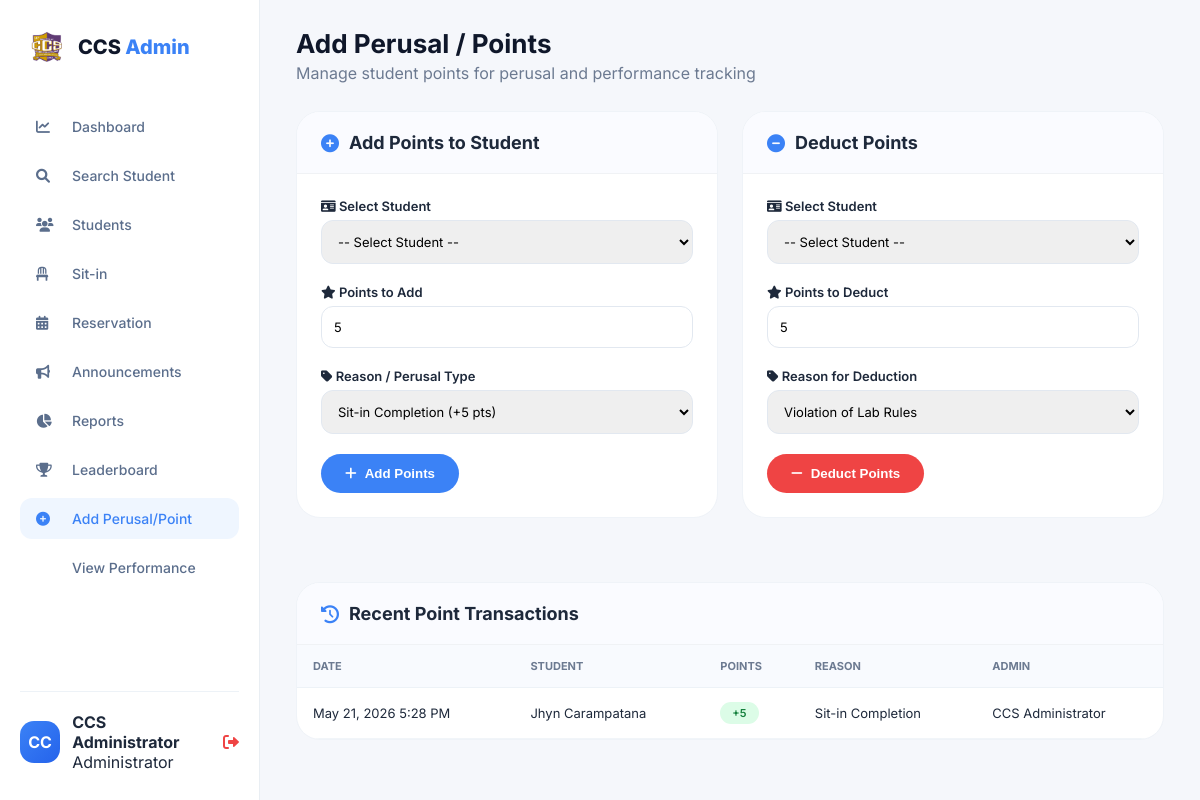
Page /add_points.php (signed in) on the committed database.
### tables this page shows
CREATE TABLE `point_history` (
  `id` int(11) NOT NULL,
  `student_id` varchar(50) NOT NULL,
  `points_added` int(11) NOT NULL,
  `reason` varchar(255) NOT NULL,
  `admin_name` varchar(100) NOT NULL,
  `created_at` timestamp NOT NULL DEFAULT current_timestamp()
);

### add_points.php (the view, shortened to what this page needs)
<?php
$conn = new mysqli("localhost", "root", "", "jhyn");
$admin_name = $_SESSION['admin_name'] ?? 'CCS Administrator';
$admin_initial = strtoupper(substr($admin_name, 0, 2));
$point_history = $conn->query("SELECT ph.*, CONCAT(s.first_name, ' ', s.last_name) as student_name
                                FROM point_history ph
                                LEFT JOIN students s ON ph.student_id = s.id_number
                                ORDER BY ph.created_at DESC LIMIT 20");
?>
<!DOCTYPE html>
<html lang="en">
<head>
    <link rel="stylesheet" href="https://cdnjs.cloudflare.com/ajax/libs/font-awesome/6.0.0-beta3/css/all.min.css">
</head>
<body>
<div class="sidebar">
    <div class="logo-area">
        <img src="ccslogo2.png" alt="CCS Logo" class="logo-image" onerror="this.onerror=null; this.style.display='none'; document.getElementById('adminFallbackLogo').style.display='flex';">
        <div class="logo-text">CCS <span>Admin</span></div>
    </div>
    <div class="nav-menu">
        <a href="admin_dashboard.php" class="nav-item"><i class="fas fa-chart-line"></i> Dashboard</a>
        <a href="Search_Student.php" class="nav-item"><i class="fas fa-search"></i> Search Student</a>
        <a href="Student_Information.php" class="nav-item"><i class="fas fa-users"></i> Students</a>
        <a href="sit_in_management.php" class="nav-item"><i class="fas fa-chair"></i> Sit-in</a>
        <a href="reservation_management.php" class="nav-item"><i class="fas fa-calendar-alt"></i> Reservation</a>
        <a href="announcement_management.php" class="nav-item"><i class="fas fa-bullhorn"></i> Announcements</a>
        <a href="reports.php" class="nav-item"><i class="fas fa-chart-pie"></i> Reports</a>
        <a href="leaderboard.php" class="nav-item"><i class="fas fa-trophy"></i> Leaderboard</a>
        <a href="add_points.php" class="nav-item active"><i class="fas fa-plus-circle"></i> Add Perusal/Point</a>
        <a href="view_performance.php" class="nav-item"><i class="fas fa-chart-simple"></i> View Performance</a>
    </div>
    <div class="bottom-user">
        <div class="user-avatar"><?php echo $admin_initial; ?></div>
        <div>
            <h4><?php echo htmlspecialchars($admin_name); ?></h4>
            <p>Administrator</p>
        </div>
        <a href="logout.php" class="logout-icon"><i class="fas fa-sign-out-alt"></i></a>
    </div>
</div>
<div class="main-content">
    <div class="page-header">
        <h1>Add Perusal / Points</h1>
        <p>Manage student points for perusal and performance tracking</p>
    </div>
    <div class="two-columns">
        <div class="card">
            <div class="card-header"><h3><i class="fas fa-plus-circle"></i> Add Points to Student</h3></div>
            <div class="card-body">
                <form method="POST">
                    <div class="form-group">
                        <label><i class="fas fa-id-card"></i> Select Student</label>
                        <select name="student_id" required>
                            <option value="">-- Select Student --</option>
                        </select>
                    </div>
                    <div class="form-group">
                        <label><i class="fas fa-star"></i> Points to Add</label>
                        <input type="number" name="points" min="1" max="100" value="5" required>
                    </div>
                    <div class="form-group">
                        <label><i class="fas fa-tag"></i> Reason / Perusal Type</label>
                        <select name="reason" required>
                            <option value="Sit-in Completion">Sit-in Completion (+5 pts)</option>
                        </select>
                    </div>
                    <button type="submit"><i class="fas fa-plus"></i> Add Points</button>
                </form>
            </div>
        </div>
        <div class="card">
            <div class="card-header"><h3><i class="fas fa-minus-circle"></i> Deduct Points</h3></div>
            <div class="card-body">
                <form method="POST">
                    <div class="form-group">
                        <label><i class="fas fa-id-card"></i> Select Student</label>
                        <select name="student_id" required>
                            <option value="">-- Select Student --</option>
                        </select>
                    </div>
                    <div class="form-group">
                        <label><i class="fas fa-star"></i> Points to Deduct</label>
                        <input type="number" name="points" min="1" max="50" value="5" required>
                    </div>
                    <div class="form-group">
                        <label><i class="fas fa-tag"></i> Reason for Deduction</label>
                        <select name="reason" required>
                            <option value="Violation of Lab Rules">Violation of Lab Rules</option>
                        </select>
                    </div>
                    <button type="submit" class="btn-danger" style="background:#EF4444;"><i class="fas fa-minus"></i> Deduct Points</button>
                </form>
            </div>
        </div>
    </div>
    <div class="card">
        <div class="card-header"><h3><i class="fas fa-history"></i> Recent Point Transactions</h3></div>
        <div class="table-wrapper">
            <table>
                <thead>
                    <tr>
                        <th>Date</th>
                        <th>Student</th>
                        <th>Points</th>
                        <th>Reason</th>
                        <th>Admin</th>
                    </tr>
                </thead>
                <tbody>
                    <?php if ($point_history && $point_history->num_rows > 0): ?>
                        <?php while ($row = $point_history->fetch_assoc()): ?>
                            <tr>
                                <td><?php echo date('M d, Y g:i A', strtotime($row['created_at'])); ?></td>
                                <td><?php echo htmlspecialchars($row['student_name']); ?></td>
                                <td><span class="badge <?php echo $row['points_added'] > 0 ? 'badge-positive' : 'badge-negative'; ?>"><?php echo $row['points_added'] > 0 ? '+' : ''; ?><?php echo $row['points_added']; ?></span></td>
                                <td><?php echo htmlspecialchars($row['reason']); ?></td>
                                <td><?php echo htmlspecialchars($row['admin_name']); ?></td>
                            </tr>
                        <?php endwhile; ?>
                    <?php endif; ?>
                </tbody>
            </table>
        </div>
    </div>
</div>
</body>
</html>

### add_points.php (style rules this page uses)
* { margin: 0; padding: 0; box-sizing: border-box; }
body { background: #F5F7FB; font-family: 'Inter', sans-serif; color: #1E293B; display: flex; min-height: 100vh; }
.sidebar { width: 260px; background: #FFFFFF; border-right: 1px solid #E9EEF3; position: fixed; left: 0; top: 0; bottom: 0; padding: 28px 20px; display: flex; flex-direction: column; }
.logo-area { display: flex; align-items: center; gap: 12px; margin-bottom: 40px; padding-left: 8px; }
.logo-image { width: 38px; height: 38px; object-fit: contain; border-radius: 10px; }
.logo-text { font-weight: 800; font-size: 20px; color: #0F172A; }
.logo-text span { color: #3B82F6; }
.nav-menu { flex: 1; display: flex; flex-direction: column; gap: 8px; }
.nav-item { display: flex; align-items: center; gap: 14px; padding: 12px 16px; border-radius: 12px; color: #5B6E8C; text-decoration: none; font-weight: 500; font-size: 14px; transition: all 0.2s; }
.nav-item.active { background: #EFF6FF; color: #3B82F6; }
.nav-item i { width: 22px; }
.bottom-user { margin-top: auto; border-top: 1px solid #EDF2F7; padding-top: 20px; display: flex; align-items: center; gap: 12px; }
.user-avatar { width: 42px; height: 42px; background: linear-gradient(135deg, #3B82F6, #2563EB); border-radius: 14px; display: flex; align-items: center; justify-content: center; color: white; font-weight: 700; }
.logout-icon { margin-left: auto; color: #EF4444; text-decoration: none; }
.main-content { margin-left: 260px; flex: 1; padding: 28px 36px; }
.page-header { margin-bottom: 28px; }
.page-header h1 { font-size: 26px; font-weight: 700; color: #0F172A; }
.page-header p { color: #6C7A91; margin-top: 4px; }
.card { background: white; border-radius: 24px; border: 1px solid #EFF3F8; margin-bottom: 32px; overflow: hidden; }
.card-header { padding: 20px 24px; border-bottom: 1px solid #F0F2F5; background: #FAFBFF; }
.card-header h3 { font-size: 18px; font-weight: 700; display: flex; align-items: center; gap: 10px; }
.card-header h3 i { color: #3B82F6; }
.card-body { padding: 24px; }
.form-group { margin-bottom: 20px; }
label { font-size: 13px; font-weight: 600; color: #1E293B; display: block; margin-bottom: 6px; }
input, select, textarea { width: 100%; padding: 12px; border: 1.5px solid #E2E8F0; border-radius: 12px; font-family: 'Inter', sans-serif; font-size: 13px; transition: all 0.2s; }
button { background: #3B82F6; color: white; border: none; padding: 12px 24px; border-radius: 40px; font-weight: 600; cursor: pointer; transition: all 0.2s; display: inline-flex; align-items: center; gap: 8px; }
.btn-danger { background: #EF4444; }
.table-wrapper { overflow-x: auto; }
table { width: 100%; border-collapse: collapse; }
th { text-align: left; padding: 14px 16px; background: #F8FAFE; font-size: 11px; font-weight: 700; text-transform: uppercase; color: #6C7A91; border-bottom: 1px solid #EDF2F7; }
td { padding: 14px 16px; border-bottom: 1px solid #F1F5F9; font-size: 13px; }
.badge { padding: 4px 12px; border-radius: 30px; font-size: 11px; font-weight: 600; display: inline-block; }
.badge-positive { background: #DCFCE7; color: #15803D; }
.two-columns { display: grid; grid-template-columns: 1fr 1fr; gap: 24px; margin-bottom: 32px; }

### rows in the picture
point_history: created_at "May 21, 2026 5:28 PM", student_name "Jhyn Carampatana", points_added "5", reason "Sit-in Completion", admin_name "CCS Administrator"

### other values in the picture
$admin_initial "CC"
$admin_name "CCS Administrator"
